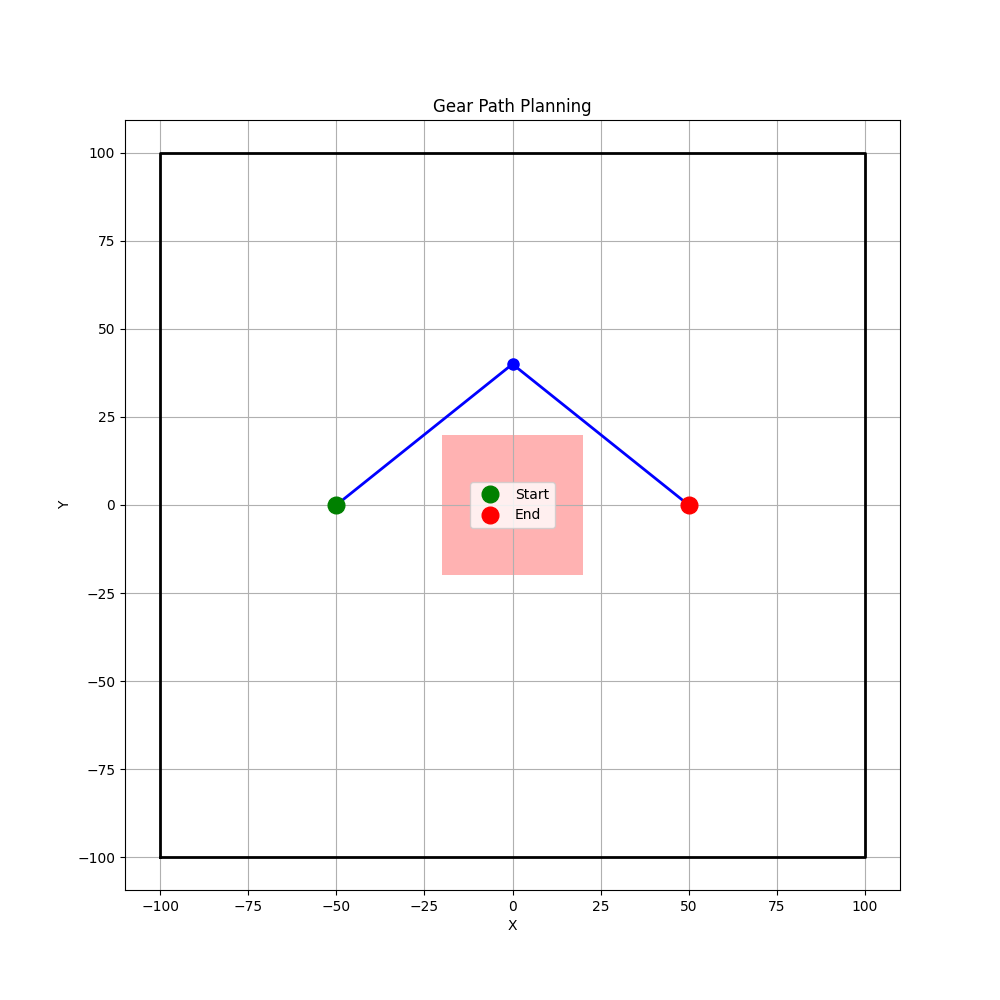

Write the Python code that produced this figure.
import unittest
import sys
sys.path.append('../')
import os
import matplotlib.pyplot as plt

# Add parent directory to path to import modules
sys.path.append(os.path.abspath(os.path.join(os.path.dirname(__file__), '..')))

from path_planning import generate_gear_path
from components import Vector2D
from physics import line_segment_intersects_polygon

class TestPathPlanning(unittest.TestCase):

    def test_direct_path(self):
        """Test direct path with no obstacles"""
        start = Vector2D(-50, 0)
        end = Vector2D(50, 0)
        boundary = [
            Vector2D(-100, -100), Vector2D(100, -100),
            Vector2D(100, 100), Vector2D(-100, 100)
        ]
        obstacles = []

        path, _ = generate_gear_path(start, end, boundary, obstacles)

        self.assertGreaterEqual(len(path), 3)
        self.assertEqual(path[0], start)
        self.assertEqual(path[-1], end)

    def test_path_with_obstacle(self):
        """Test path with an obstacle between start and end"""
        start = Vector2D(-50, 0)
        end = Vector2D(50, 0)
        boundary = [
            Vector2D(-100, -100), Vector2D(100, -100),
            Vector2D(100, 100), Vector2D(-100, 100)
        ]
        obstacles = [[
            Vector2D(-20, -20), Vector2D(20, -20),
            Vector2D(20, 20), Vector2D(-20, 20)
        ]]

        path, graph_edges = generate_gear_path(start, end, boundary, obstacles)

        self.assertGreater(len(path), 1)

        # Verify path doesn't intersect obstacles
        for i in range(len(path) - 1):
            for poly in obstacles:
                self.assertFalse(line_segment_intersects_polygon(path[i], path[i + 1], poly))

        # Visualize for debugging
        self.visualize_path(start, end, boundary, obstacles, path, graph_edges)

    def visualize_path(self, start, end, boundary, obstacles, path, graph_edges=None):
        """Visualize the path and visibility graph for debugging."""
        plt.figure(figsize=(10, 10))

        # Plot visibility graph edges if they exist
        if graph_edges:
            for p1, p2 in graph_edges:
                plt.plot([p1.x, p2.x], [p1.y, p2.y], 'g--', alpha=0.3, linewidth=1)

        # Plot boundary
        bx = [p.x for p in boundary] + [boundary[0].x]
        by = [p.y for p in boundary] + [boundary[0].y]
        plt.plot(bx, by, 'k-', linewidth=2)

        # Plot obstacles
        for poly in obstacles:
            px = [p.x for p in poly] + [poly[0].x]
            py = [p.y for p in poly] + [poly[0].y]
            plt.fill(px, py, 'r', alpha=0.3)

        # Plot final path
        if path:
            px = [p.x for p in path]
            py = [p.y for p in path]
            plt.plot(px, py, 'bo-', linewidth=2, markersize=8)

        # Plot start and end points
        plt.plot(start.x, start.y, 'go', markersize=12, label='Start')
        plt.plot(end.x, end.y, 'ro', markersize=12, label='End')

        plt.title('Gear Path Planning')
        plt.xlabel('X')
        plt.ylabel('Y')
        plt.grid(True)
        plt.axis('equal')
        plt.legend()
        plt.savefig('test_path_planning_result.png')
        plt.close()


if __name__ == '__main__':
    unittest.main()
if __name__ == '__main__':
    unittest.main()
